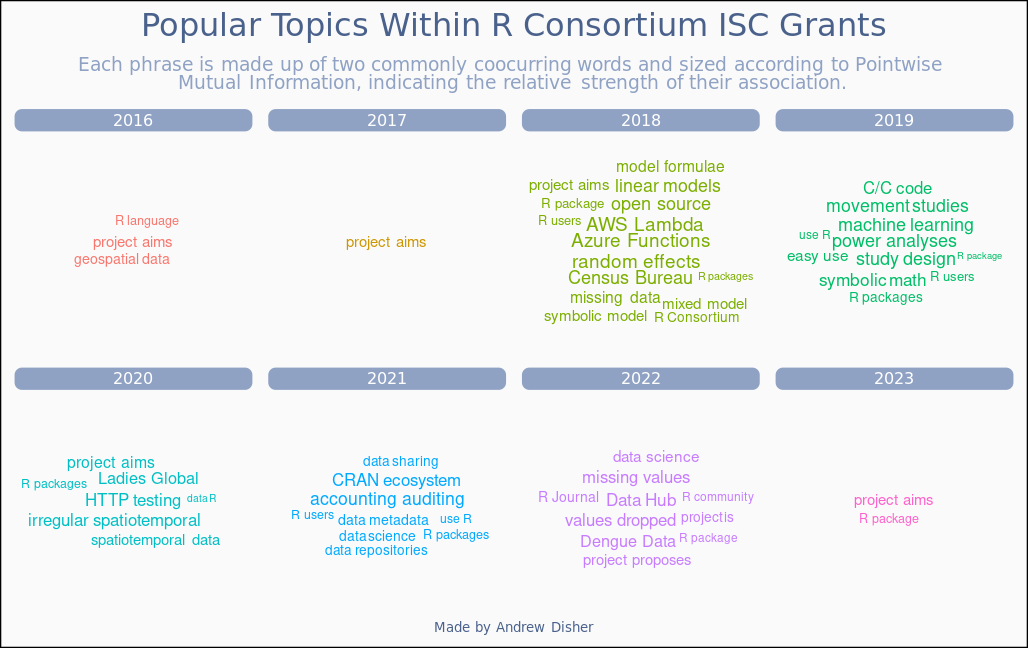

Here is the R script that generated this plot:
#
# Author: Andrew Disher
# Date: 2/19/2024
# Topic: Tidy Tuesday - R Consortium ISC Grants
#
# TASK: Create a visualization for historic ISC grant data. 

# ------------------------------
# ----- Libraries/Packages -----
# ------------------------------

box::use(
  dplyr[`%>%`, arrange, case_when, desc, filter, group_by, mutate, n, row_number, summarize, ungroup], 
  ggplot2[...],
  ggtext[...],
  ggwordcloud[...],
  monochromeR[generate_palette],
  tidyr[pivot_longer],
  tidytuesdayR[tt_load],
  udpipe[...]
)

# -------------------------------------
# ----- Negation of %in% function -----
# -------------------------------------

`%notin%` <- Negate(`%in%`)

# ------------------------------------------
# ----- Download Data from GitHub Repo ----- 
# ------------------------------------------

tuesdata <- tt_load('2024-02-20')

isc_grants <- tuesdata$isc_grants

# Create an ID column for each document
isc_grants <- isc_grants %>% 
  mutate(doc_id = row_number())

# ----------------------------------
# ----- Preparing Data for NLP -----
# ----------------------------------

# Store grant summaries in text column of new data frame
text_docs <- data.frame(
  doc_id = 1:nrow(isc_grants),
  year = isc_grants$year,
  text = isc_grants$summary
)

# Download udpipe english model
udmodel <- udpipe_download_model(language = "english")
udmodel <- udpipe_load_model(udmodel$file_model)

# Get words and parts of speech from all books in text_docs
summary_data_df <- udpipe_annotate(x = text_docs$text,
                                   doc_id = paste(text_docs$year, text_docs$doc_id, sep = "_"),
                                   object = udmodel)

summary_data_df <- summary_data_df %>% 
  as.data.frame()

# --------------------------------------
# ----- Remove all Unwanted Tokens -----
# --------------------------------------

# Define function to retrieve year for defining year column
get_year_from_id <- function(doc_id) {return(strsplit(doc_id, split = "_")[[1]][1])}

filtered_df <- summary_data_df %>% 
  filter(upos %in% c("NOUN", "PROPN", "ADJ", "VERB")) %>% 
  mutate(year = lapply(doc_id, get_year_from_id))

# ----------------------------
# ----- Word Collocation -----
# ----------------------------

# Create a data frame to contain phrase data by year
phrase_stats <- data.frame()

# Vector of years to iterate over
years_vector <- c(as.character(2016:2023), "All Years")

# For each year, find the most common topic phrases 
for (current_year in years_vector) {
  if(current_year == "All Years"){
    temp_df <- filtered_df %>% 
      keywords_collocation(term = "token", 
                           group = c("doc_id", "paragraph_id", "sentence_id"),
                           ngram_max = 2) %>% 
      arrange(desc(pmi)) %>% 
      mutate(year = current_year)
  }
  else {
    temp_df <- filtered_df %>% 
      filter(year == current_year) %>% 
      keywords_collocation(term = "token", 
                           group = c("doc_id", "paragraph_id", "sentence_id"),
                           ngram_max = 2) %>% 
      arrange(desc(pmi)) %>% 
      mutate(year = current_year)
  }
  
  phrase_stats <- rbind(phrase_stats, temp_df)
}

# ----------------------------------
# ----- Create Word Cloud Plot -----
# ----------------------------------

# Create subtitle
subtitle <- "Each phrase is made up of two commonly coocurring words and sized according to Pointwise <br></br>Mutual Information, indicating the relative strength of their association."

# Render plot
ggplot(data = phrase_stats[phrase_stats$year != "All Years",], mapping = aes(label = keyword, size = pmi, color = year)) +
  facet_wrap(~year, ncol = 4) + 
  geom_text_wordcloud(seed = 123) + 
  scale_size_area(max_size = 5) +
  theme_minimal(base_size = 20, base_family = "archivo") +
  theme(plot.background = element_rect(fill = "#fafafa"),
        plot.title = element_text(hjust = 0.5,
                                  color = "#4A618C"),
        strip.text = element_textbox(
          size = 12,
          color = "white", box.color = "#8fa2c4", fill = "#8fa2c4",
          halign = 0.5, linetype = 1, r = unit(5, "pt"), width = unit(1, "npc"),
          padding = margin(3, 0, 1, 0), margin = margin(3, 1.5, 3, 1.5)
        ),
        plot.subtitle = element_textbox(
          hjust = 0.5,
          halign = 0.5,
          color = "#8fa2c4",
          lineheight = .5,
          size = 14
        ),
        plot.caption = element_textbox(
          hjust = 0.5,
          halign = 0.5,
          color = "#4A618C",
          size = 10
        )) +
  labs(title = "Popular Topics Within R Consortium ISC Grants",
       subtitle = subtitle,
       caption = "Made by Andrew Disher")
